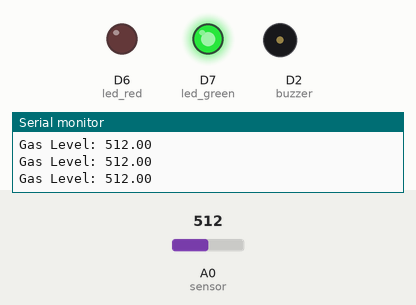
This sketch was run on a simulated ESP8266 (NodeMCU). On the bench: output pins drawn as LEDs (lit = HIGH), buzzer (waves = sounding, pin HIGH), the last lines printed to the serial monitor. The test bench sets the inputs (shaded band); at power-on: A0 (sensor) = 512. WiFi joins after 1.5 s; servers stay silent unless stated.

Above: at 3.0 s.
3.1 s: A0 (sensor) set to 586
4.6 s: A0 (sensor) set to 611
At 5.0 s:
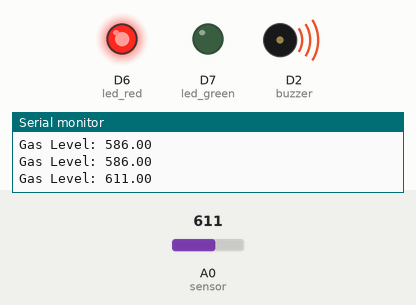
7.6 s: A0 (sensor) set to 590
At 8.4 s:
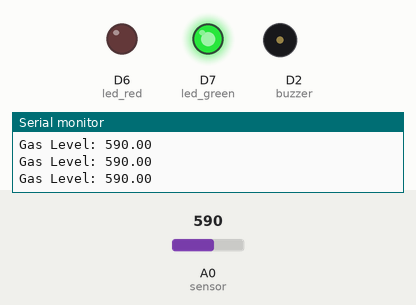
9.1 s: A0 (sensor) set to 610
At 9.5 s:
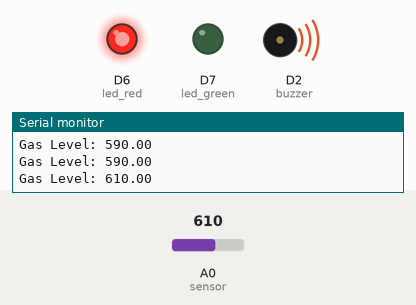
Timing chart, 0 to 13.1 s (numbered marks = the images above; inputs shaded):
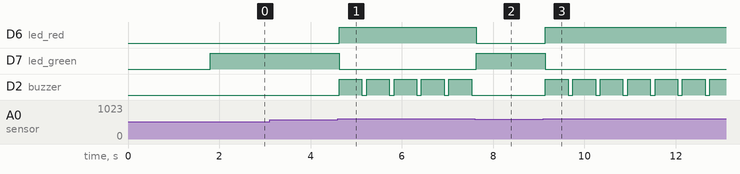

The sketch:

gas_leakage_detector.ino
```cpp
#define BLYNK_TEMPLATE_ID "TMPLsrSR_Saf"
#define BLYNK_DEVICE_NAME "Gas Leakage Detector"
#define BLYNK_AUTH_TOKEN "hl7JhuiZEIBHNRMfG-v1MG5eHsbaDydW"

#define BLYNK_PRINT Serial
#include <ESP8266Wifi.h>
#include <BlynkSimpleEsp8266.h>

// Auth Token
char auth[] = BLYNK_AUTH_TOKEN;

char ssid[] = "RAPTOR";
char pass[] = "ms960rnl";

int buzzer = D2;
int sensor = A0;
int led_green = D7;
int led_red = D6;

double sensor_limit = 600;

void setup() {
  pinMode(buzzer, OUTPUT);
  pinMode(sensor, INPUT);
  pinMode(led_green, OUTPUT);
  pinMode(led_red, OUTPUT);
  digitalWrite(led_green, LOW);
  digitalWrite(led_red, LOW);
  Serial.begin(115200);
  Blynk.begin(auth, ssid, pass);
}

void loop() {
  double sensor_value = analogRead(sensor);
  Serial.print("Gas Level: ");
  Serial.println(sensor_value);
  Blynk.virtualWrite(V1, sensor_value);

  if (sensor_value > sensor_limit) {
    digitalWrite(led_green, LOW);
    digitalWrite(led_red, HIGH);
    digitalWrite(buzzer, HIGH);
    delay(500);
    digitalWrite(buzzer, LOW);
    Blynk.notify("Alert!!! Gas Leakage Detected!!!");
	Blynk.email("****@gmail.com", "Alert!!! Gas Leakage Detected!!!");
    Blynk.logEvent("Alert!!! Gas Leakage Detected!!!");
  } else {
    digitalWrite(buzzer, LOW);
    digitalWrite(led_green, HIGH);
    digitalWrite(led_red, LOW);
  }
  delay(100);
  Blynk.run();
}
```

Measured:
- the behaviour switches between 600 and 601 on A0 (sensor) (found by bisection; images 0 and 1)
- after the input at 4.6 s, D6 (led_red): LOW → HIGH at once; D7 (led_green): HIGH → LOW at once; D2 (buzzer): alternates HIGH for 0.50 s and LOW for 0.10 s, starting at once
- after the input at 7.6 s, D6 (led_red): HIGH → LOW at once; D7 (led_green): LOW → HIGH at once; D2 (buzzer): stops changing and stays LOW
- after the input at 9.1 s, D6 (led_red): LOW → HIGH at once; D7 (led_green): HIGH → LOW at once; D2 (buzzer): alternates HIGH for 0.50 s and LOW for 0.10 s, starting at once
